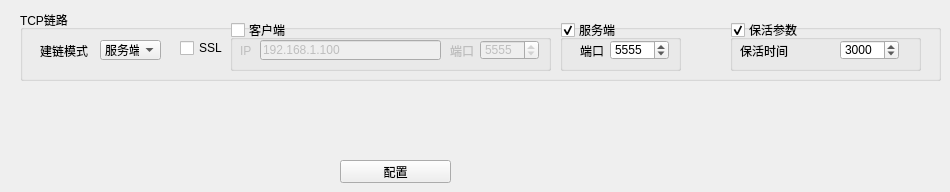
          <widget class="QWidget" name="tab_7">
           <attribute name="title">
            <string>LLRP通信配置</string>
           </attribute>
           <widget class="QPushButton" name="llrpcfgButton">
            <property name="geometry">
             <rect>
              <x>340</x>
              <y>160</y>
              <width>111</width>
              <height>23</height>
             </rect>
            </property>
            <property name="text">
             <string>配置</string>
            </property>
           </widget>
           <widget class="QGroupBox" name="commLinkBox">
            <property name="enabled">
             <bool>true</bool>
            </property>
            <property name="geometry">
             <rect>
              <x>20</x>
              <y>10</y>
              <width>921</width>
              <height>71</height>
             </rect>
            </property>
            <property name="title">
             <string>TCP链路</string>
            </property>
            <property name="checkable">
             <bool>false</bool>
            </property>
            <property name="checked">
             <bool>false</bool>
            </property>
            <widget class="QComboBox" name="linkMode">
             <property name="geometry">
              <rect>
               <x>80</x>
               <y>30</y>
               <width>61</width>
               <height>20</height>
              </rect>
             </property>
             <property name="currentIndex">
              <number>1</number>
             </property>
             <item>
              <property name="text">
               <string>客户端</string>
              </property>
             </item>
             <item>
              <property name="text">
               <string>服务端</string>
              </property>
             </item>
             <item>
              <property name="text">
               <string>混合模式</string>
              </property>
             </item>
            </widget>
            <widget class="QLabel" name="label_467">
             <property name="geometry">
              <rect>
               <x>20</x>
               <y>30</y>
               <width>51</width>
               <height>21</height>
              </rect>
             </property>
             <property name="text">
              <string>建链模式</string>
             </property>
            </widget>
            <widget class="QGroupBox" name="clientBox">
             <property name="geometry">
              <rect>
               <x>210</x>
               <y>10</y>
               <width>321</width>
               <height>51</height>
              </rect>
             </property>
             <property name="title">
              <string>客户端</string>
             </property>
             <property name="checkable">
              <bool>true</bool>
             </property>
             <property name="checked">
              <bool>false</bool>
             </property>
             <widget class="QLineEdit" name="clientIp">
              <property name="geometry">
               <rect>
                <x>30</x>
                <y>20</y>
                <width>181</width>
                <height>20</height>
               </rect>
              </property>
              <property name="text">
               <string>192.168.1.100</string>
              </property>
             </widget>
             <widget class="QLabel" name="label_477">
              <property name="geometry">
               <rect>
                <x>10</x>
                <y>20</y>
                <width>31</width>
                <height>21</height>
               </rect>
              </property>
              <property name="text">
               <string>IP</string>
              </property>
             </widget>
             <widget class="QSpinBox" name="clientPort">
              <property name="geometry">
               <rect>
                <x>250</x>
                <y>20</y>
                <width>59</width>
                <height>20</height>
               </rect>
              </property>
              <property name="maximum">
               <number>10000</number>
              </property>
              <property name="value">
               <number>5555</number>
              </property>
             </widget>
             <widget class="QLabel" name="label_478">
              <property name="geometry">
               <rect>
                <x>220</x>
                <y>20</y>
                <width>31</width>
                <height>21</height>
               </rect>
              </property>
              <property name="text">
               <string>端口</string>
              </property>
             </widget>
            </widget>
            <widget class="QCheckBox" name="sslBox">
             <property name="geometry">
              <rect>
               <x>160</x>
               <y>30</y>
               <width>51</width>
               <height>16</height>
              </rect>
             </property>
             <property name="text">
              <string>SSL</string>
             </property>
            </widget>
            <widget class="QGroupBox" name="keepAliveBox">
             <property name="geometry">
              <rect>
               <x>710</x>
               <y>10</y>
               <width>191</width>
               <height>51</height>
              </rect>
             </property>
             <property name="title">
              <string>保活参数</string>
             </property>
             <property name="checkable">
              <bool>true</bool>
             </property>
             <property name="checked">
              <bool>true</bool>
             </property>
             <widget class="QLabel" name="label_466">
              <property name="geometry">
               <rect>
                <x>10</x>
                <y>20</y>
                <width>51</width>
                <height>21</height>
               </rect>
              </property>
              <property name="text">
               <string>保活时间</string>
              </property>
             </widget>
             <widget class="QSpinBox" name="keepAliveTime">
              <property name="geometry">
               <rect>
                <x>110</x>
                <y>20</y>
                <width>59</width>
                <height>20</height>
               </rect>
              </property>
              <property name="maximum">
               <number>10000</number>
              </property>
              <property name="value">
               <number>3000</number>
              </property>
             </widget>
            </widget>
            <widget class="QGroupBox" name="serverBox">
             <property name="geometry">
              <rect>
               <x>540</x>
               <y>10</y>
               <width>121</width>
               <height>51</height>
              </rect>
             </property>
             <property name="title">
              <string>服务端</string>
             </property>
             <property name="checkable">
              <bool>true</bool>
             </property>
             <property name="checked">
              <bool>true</bool>
             </property>
             <widget class="QSpinBox" name="serverPort">
              <property name="geometry">
               <rect>
                <x>50</x>
                <y>20</y>
                <width>59</width>
                <height>20</height>
               </rect>
              </property>
              <property name="maximum">
               <number>10000</number>
              </property>
              <property name="value">
               <number>5555</number>
              </property>
             </widget>
             <widget class="QLabel" name="label_476">
              <property name="geometry">
               <rect>
                <x>20</x>
                <y>20</y>
                <width>31</width>
                <height>21</height>
               </rect>
              </property>
              <property name="text">
               <string>端口</string>
              </property>
             </widget>
            </widget>
           </widget>
          </widget>
